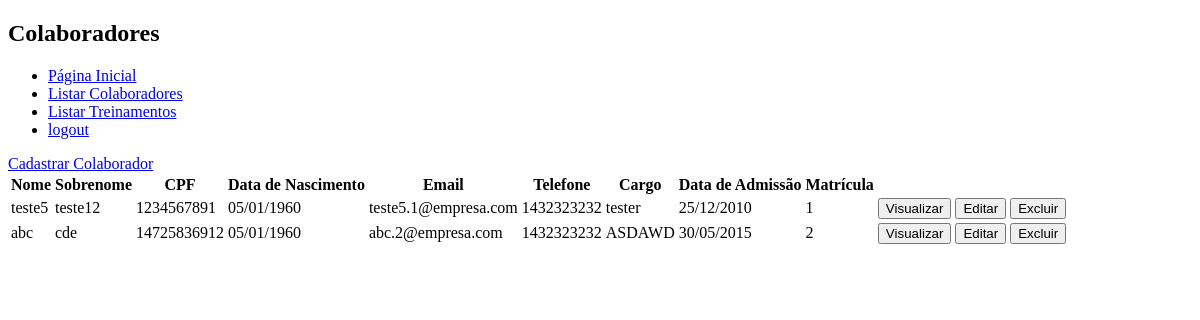
Page /colaboradores/listar_colaboradores on the earlier database version.
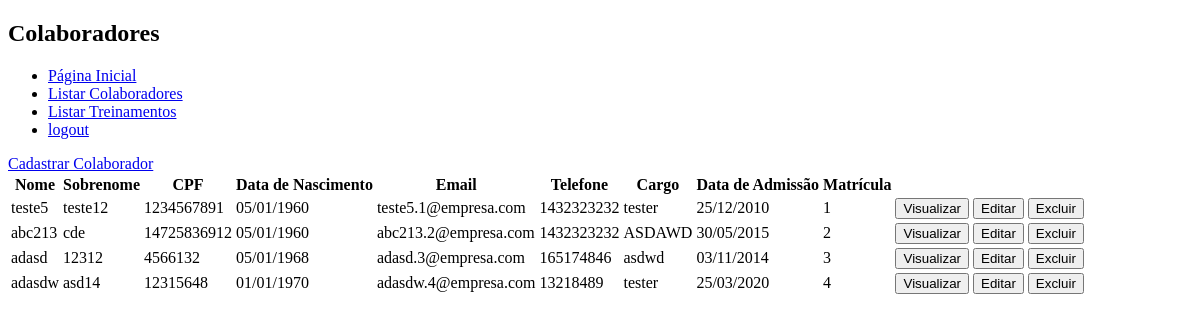
Same page on the later database version.
### colaboradores/models.py (models this page shows, shortened)
class Colaborador(models.Model):
    nome = models.CharField(max_length=50)
    sobrenome = models.CharField(max_length=50)
    cpf = models.CharField(max_length=11)
    data_nascimento = models.DateField()
    email = models.EmailField(unique=True)
    telefone = models.CharField(max_length=15, blank=True)
    cargo = models.CharField(max_length=100)
    matricula = models.IntegerField(unique=True, null=True, blank=True)
    data_admissao = models.DateField()
    usuario = models.OneToOneField(Conta, on_delete=models.CASCADE, related_name='colaborador', null=True, blank=True)
    treinamentos = models.ManyToManyField(Treinamento, through='TreinamentoColaborador', related_name='colaboradores_inscritos', blank=True)

### colaboradores/views.py (the view)
# urls.py: path('listar_colaboradores', views.listar_colaboradores, name='listar_colaboradores'),
def listar_colaboradores(request):
    colaboradores = Colaborador.objects.all()
    return render(request, 'colaboradores/listar_colaboradores.html', {'colaboradores': colaboradores})

### colaboradores/templates/colaboradores/listar_colaboradores.html (shortened to what this page needs)
<!DOCTYPE html>
<html lang="en">
<head>
</head>
<body>
    <h2>Colaboradores</h2>
    <ul>
        <li><a href="{% url 'home' %}">Página Inicial</a></li>
        <li><a href="{% url 'listar_colaboradores' %}">Listar Colaboradores</a></li>
        <li><a href="{% url 'listar_treinamentos' %}">Listar Treinamentos</a></li>
        <li><a href="{% url 'login' %}">logout</a></li>
    </ul>
    <table>
        <thead>
            <tr>
                <th>Nome</th>
                <th>Sobrenome</th>
                <th>CPF</th>
                <th>Data de Nascimento</th>
                <th>Email</th>
                <th>Telefone</th>
                <th>Cargo</th>
                <th>Data de Admissão</th>
                <th>Matrícula</th>
            </tr>
        </thead>
        <tbody>
            {% for colaborador in colaboradores %}
                <tr>
                    <td>{{ colaborador.nome }}</td>
                    <td>{{ colaborador.sobrenome }}</td>
                    <td>{{ colaborador.cpf }}</td>
                    <td>{{ colaborador.data_nascimento|date:"d/m/Y" }}</td>
                    <td>{{ colaborador.email }}</td>
                    <td>{{ colaborador.telefone }}</td>
                    <td>{{ colaborador.cargo }}</td>
                    <td>{{ colaborador.data_admissao|date:"d/m/Y" }}</td>
                    <td>{{ colaborador.matricula }}</td>
                    <td>
                        <form action="{% url 'listar_treinamentos_colaborador' colaborador.id %}" method="get" style="display: inline;">
                            <button type="submit">Visualizar</button>
                        </form>
                        <form action="{% url 'editar_colaborador' colaborador.id %}" method="get" style="display:inline;">
                            <button type="submit">Editar</button>
                        </form>
                        <form action="{% url 'excluir_colaborador' colaborador.id %}" method="post" style="display:inline;">
                            <button type="submit" onclick="return confirm('Tem certeza que deseja excluir este colaborador?');">Excluir</button>
                        </form>
                    </td>
                </tr>
            {% endfor %}
            <a href="{% url 'cadastrar_colaborador' %}">Cadastrar Colaborador</a>
        </tbody>
    </table>
</body>
</html>

Differences in the rows shown:
changed Colaborador "cde": nome "abc" → "abc213"; email "abc.2@empresa.com" → "abc213.2@empresa.com"
added Colaborador: nome "adasd", sobrenome "12312", cpf "4566132", data_nascimento "05/01/1968", email "adasd.3@empresa.com", telefone "165174846", cargo "asdwd", data_admissao "03/11/2014", matricula "3"
added Colaborador: nome "adasdw", sobrenome "asd14", cpf "12315648", data_nascimento "01/01/1970", email "adasdw.4@empresa.com", telefone "13218489", cargo "tester", data_admissao "25/03/2020", matricula "4"
